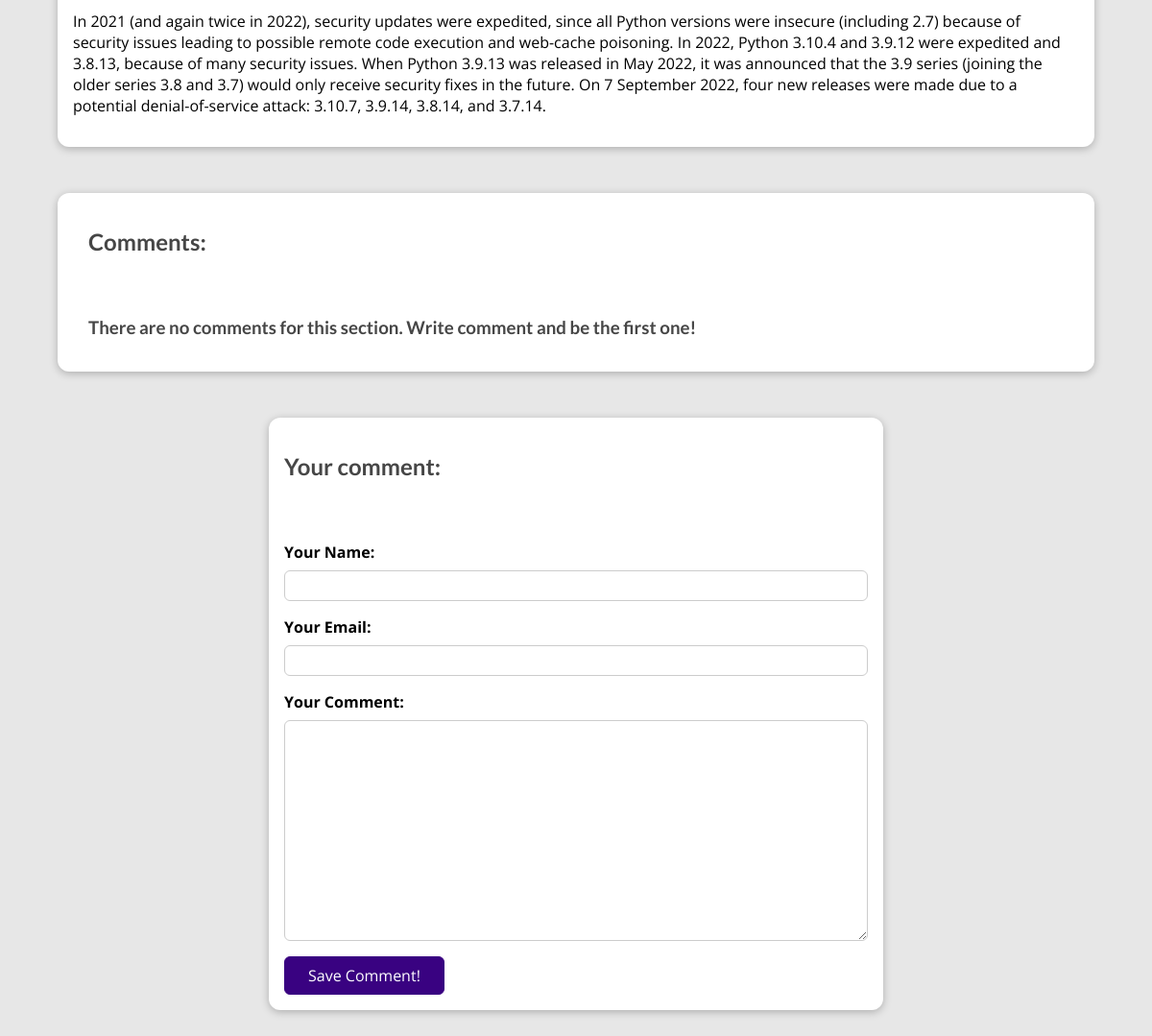
The app's page /petar-blog/blog-detail-page/python/ (lower part), older data.
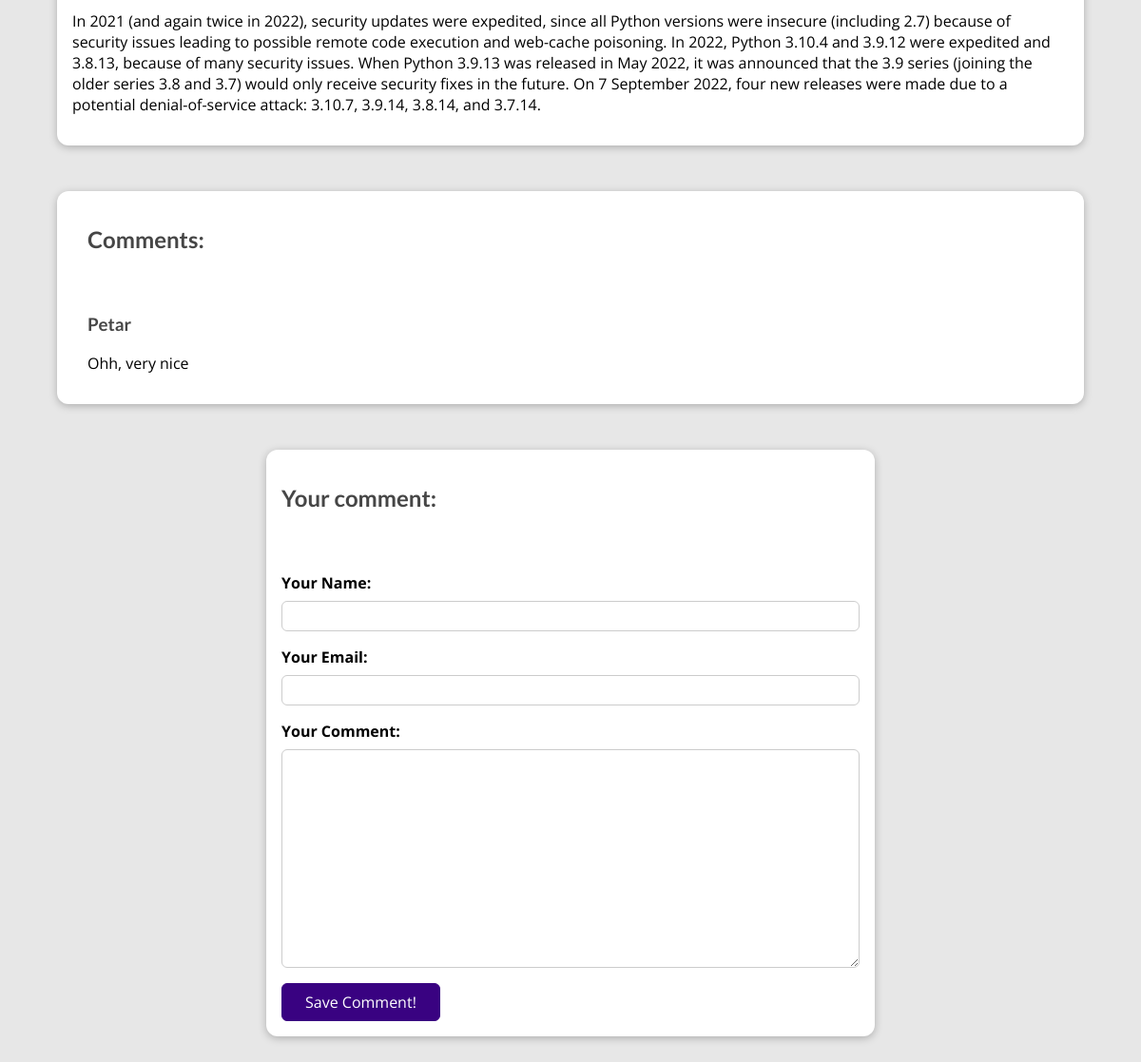
The same page, newer data.
### my_site/blog/models.py (models this page shows)
class Comment(models.Model):
    username = models.CharField(
        max_length=50
    )
    email = models.EmailField()
    text = models.TextField(max_length=500)
    post = models.ForeignKey(
        to=Post,
        on_delete=models.CASCADE,
        related_name='comments'
    )
    date = models.DateTimeField(
        auto_now_add=True,
        null=True,
    )

### my_site/blog/views.py (the view, shortened to what this page needs)
# urls.py: path('blog-detail-page/<slug:slug>/', views.BlogDetailPageView.as_view(), name='blog_detail_page'),
class BlogDetailPageView(View):
    def is_post_stored(self, request, post_id):
        stored_post = request.session.get('stored_post')
        if stored_post is not None:
            is_saved = post_id in stored_post
        else:
            is_saved = False
        return is_saved
    def get(self, request, slug):
        post = get_object_or_404(Post, slug=slug)
        form = CommentsForm()
        context = {
            'form': form,
            'post': post,
            'comments': post.comments.order_by('-date'),
            'is_saved': self.is_post_stored(request, post.id),
            }
        return render(request, 'blog/post-details.html', context)

### my_site/blog/forms.py
class CommentsForm(forms.ModelForm):
    class Meta:
        model = Comment
        exclude = ['post']
        labels = {
            'username': 'Your Name',
            'email': 'Your Email',
            'text': 'Your Comment',
        }

### my_site/blog/templatetags/current_time.py (called while the page is built)
@register.simple_tag()
def current_time(time_string='%d-%m-%y %H:%M:%S'):
    return datetime.now().strftime(time_string)

### my_site/blog/templatetags/markdown_filter.py (called while the page is built)
@register.filter(name='markdown')
def markdown_filter(text):
    return mark_safe(markdown(text))

### templates/blog/post-details.html (shortened to what this page needs)
{% extends 'blog/base.html' %}
{% load static %}
{% load markdown_filter %}
{% block style_css %}
    <link rel="stylesheet" href="{% static 'blog/post-details.css' %}" />
{% endblock %}
{% block content %}
    <main>
        {{ post.content|markdown }}
    </main>
    <section id="comments">
        <ul>
            <h2>Comments:</h2>
            {% if comments %}
                {% for comment in comments %}
                    <li>
                        <h3>{{ comment.username }}</h3>
                        <p>{{ comment.text|linebreaks }}</p>
                    </li>
                {% endfor %}
            {% else %}
                <h3>There are no comments for this section. Write comment and be the first one!</h3>
            {% endif %}
        </ul>
    </section>
    <section id="comment-form">
    <h2>Your comment:</h2>
        <form action="{% url 'blog_detail_page' post.slug %}" method="POST">
            {% for field in form %}
                <div class="form-control {% if field.errors %}invalid{% endif %}">
                    {{ field.label_tag }}
                    {{ field }}
                </div>
            {% endfor %}
            <button>Save Comment!</button>
        </form>
    </section>
{% endblock %}

Row changes from the older to the newer data that the page shows:
added Comment: username "Petar", text "Ohh, very nice"
Text that changed along with them:
text no longer shown: "There are no comments for this section. Write comment and be the first one!"
